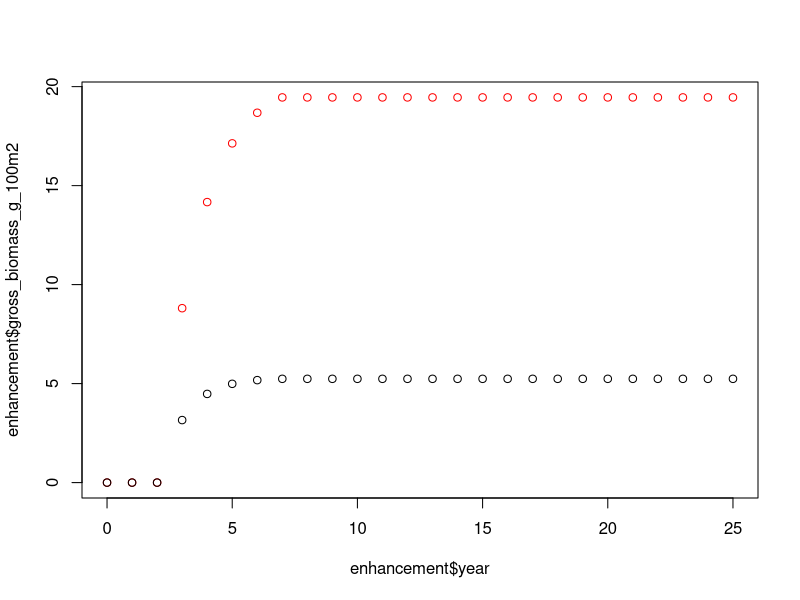

The R source for this figure:
# model fisheries enhancement from restoration

# set up some initial params

dens <- 0.415 # juveniles per 100 m2 enhanced by restoration
m <- 0.78 # annual mortality rate
t_max <- 7.5 # maximum age
t_0 <- -1.1 # theoretical age when length is 0
t_harv <- 2.5 # age of recruitment to fishery
l_asym <- 22 # asymptotic size (length in cm)
Ks <- 0.33 # Brody growth coef 
a <- 0.0316 # intercept of length-weight relationship
b <- 3.03 # slope of length-weight relationship
years <- 25 # number of years since restoration

# set up as a dataframe

dat <- data.frame(species = 'Snapper', dens = dens, mf = NA,
                  m = m, t_max = t_max, t_0 = t_0, t_harv = t_harv,
                  l_asym = l_asym, Ks = Ks, a = a, b = b)

# function to return a dataframe of densities, lengths and weights in each year

mod_enhance <- function(dens, spp, mf, m, t_max, t_0, t_harv, l_asym, Ks, a, b, years){
  df <- data.frame(species = spp, male_female = mf, year = 0, d_ind_m2 = 0, length_cm = 0, weight_g = 0, biomass_g_100m2 = 0, gross_biomass_g_100m2 = 0, weight_g_i = 0, biomass_g_100m2_i = 0, net_biomass_g_100m2 = 0)
  for(i in 1:years){
      df[i+1,1] <- spp # spp
      df[i+1,2] <- mf # male or female
      df[i+1,3] <- i # year post restoration
      df[i+1,4] <- if(i<=t_max)(dens*exp(-m*(i-0.5)))else(0) # density of recruited individuals in each year, all die after max age
      df[i+1,5] <- if(i<=t_max)(l_asym*(1-exp(-Ks*(i-t_0))))else(0) # estimate length using von bert eqn, only while fish are alive
      df[i+1,6] <- if(i<=t_max){a*df[i+1,5]^b}else(0) # convert length to weight, only if fish is alive
      df[i+1,7] <- if(i<=t_max){df[i+1,4]*df[i+1,6]}else(0) # convert to biomass 
      df[i+1,8] <- if(i==t_harv){df[i+1,7]}else if(i>t_harv){df[i,8]+df[i+1,7]}else(0) # cumulative biomass gains over time (gross gains)
      df[i+1,9] <- if(i>1 & i<=t_max)(df[i+1,6] - df[i,6])else(0) # get the incremental increase in weight for each time interval (i.e. year)
      df[i+1,10] <- if(i<=t_max){df[i+1,4]*df[i+1,9]}else(0) # convert to incremental biomass gain each year
      df[i+1,11] <- if(i==t_harv){df[i+1,7]}else if(i>t_harv){df[i,11]+df[i+1,10]}else(0) # cumulative incremental gains in biomass (net gains)
  }
  return(df)
}

# run the model

enhancement <- mod_enhance(dat$dens, dat$species, NA, dat$m, dat$t_max, dat$t_0, 
                           dat$t_harv, dat$l_asym, dat$Ks, dat$a, dat$b, years = years)


# have a look 

head(enhancement)
plot(x = enhancement$year, y = enhancement$gross_biomass_g_100m2, col = 'red')
points(x = enhancement$year, y = enhancement$net_biomass_g_100m2)
